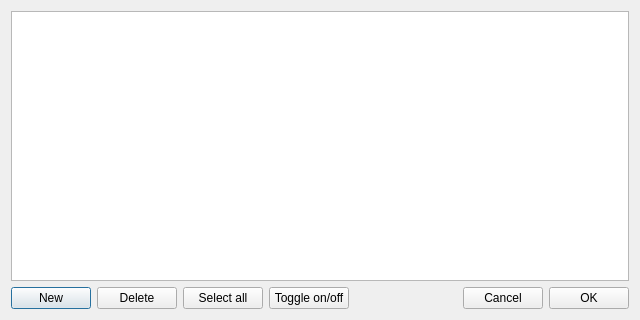
<?xml version="1.0" encoding="UTF-8"?>
<ui version="4.0">
 <class>Dialog</class>
 <widget class="QDialog" name="Dialog">
  <property name="geometry">
   <rect>
    <x>0</x>
    <y>0</y>
    <width>640</width>
    <height>320</height>
   </rect>
  </property>
  <property name="windowTitle">
   <string>Layers manager</string>
  </property>
  <layout class="QVBoxLayout" name="verticalLayout">
   <item>
    <widget class="QTreeView" name="tree">
     <property name="sortingEnabled">
      <bool>true</bool>
     </property>
    </widget>
   </item>
   <item>
    <layout class="QHBoxLayout" name="horizontalLayout">
     <item>
      <widget class="QPushButton" name="buttonNew">
       <property name="text">
        <string>New</string>
       </property>
      </widget>
     </item>
     <item>
      <widget class="QPushButton" name="buttonDelete">
       <property name="text">
        <string>Delete</string>
       </property>
      </widget>
     </item>
     <item>
      <widget class="QPushButton" name="buttonSelectAll">
       <property name="text">
        <string>Select all</string>
       </property>
      </widget>
     </item>
     <item>
      <widget class="QPushButton" name="buttonToggle">
       <property name="text">
        <string>Toggle on/off</string>
       </property>
      </widget>
     </item>
     <item>
      <spacer name="horizontalSpacer">
       <property name="orientation">
        <enum>Qt::Horizontal</enum>
       </property>
       <property name="sizeHint" stdset="0">
        <size>
         <width>40</width>
         <height>20</height>
        </size>
       </property>
      </spacer>
     </item>
     <item>
      <widget class="QPushButton" name="buttonCancel">
       <property name="text">
        <string>Cancel</string>
       </property>
      </widget>
     </item>
     <item>
      <widget class="QPushButton" name="buttonOK">
       <property name="text">
        <string>OK</string>
       </property>
      </widget>
     </item>
    </layout>
   </item>
  </layout>
 </widget>
 <resources/>
 <connections/>
</ui>
